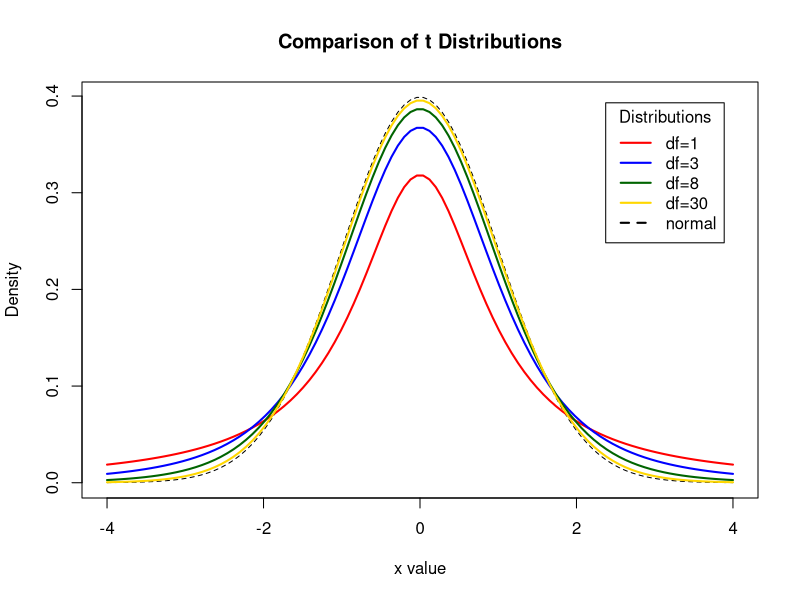
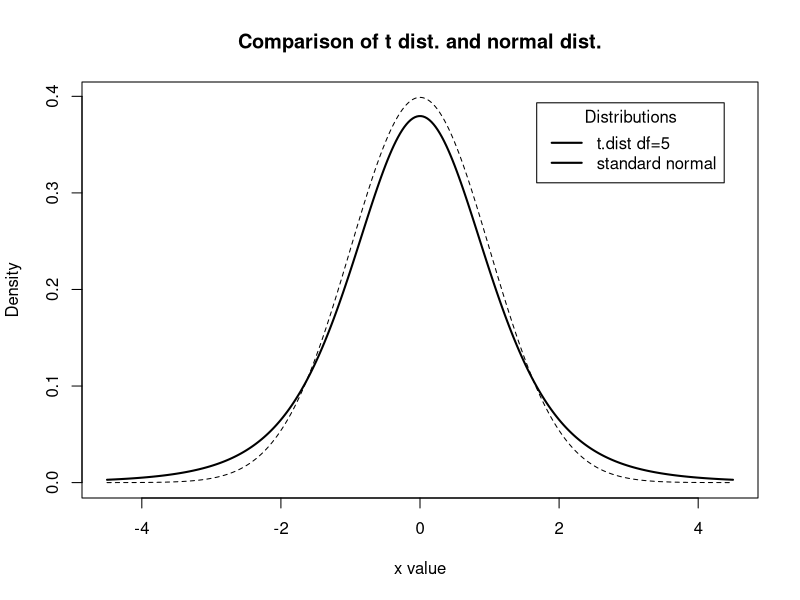

The R source for these figures, in order:
## ---- chunk 1
# Display the Student's t distributions with various
# degrees of freedom and compare to the normal distribution

x <- seq(-4, 4, length=100)
hx <- dnorm(x)

degf <- c(1, 3, 8, 30)
colors <- c("red", "blue", "darkgreen", "gold", "black")
labels <- c("df=1", "df=3", "df=8", "df=30", "normal")

plot(x, hx, type="l", lty=2, xlab="x value",
  ylab="Density", main="Comparison of t Distributions")

for (i in 1:4){
  lines(x, dt(x,degf[i]), lwd=2, col=colors[i])
}

legend("topright", inset=.05, title="Distributions",
  labels, lwd=2, lty=c(1, 1, 1, 1, 2), col=colors)
## ---- chunk 2
# Display the Student's t distributions with various
# degrees of freedom and compare to the normal distribution

x <- seq(-4.5, 4.5, length=300)
hx <- dnorm(x)
df = 5

plot(x, hx, type="l", lty=2, xlab="x value",
  ylab="Density", main="Comparison of t dist. and normal dist.")

lines(x, dt(x,df), lwd=2)
labels <- c("t.dist df=5", "standard normal")

legend("topright", inset=.05, title="Distributions",
  labels, lwd=2)
